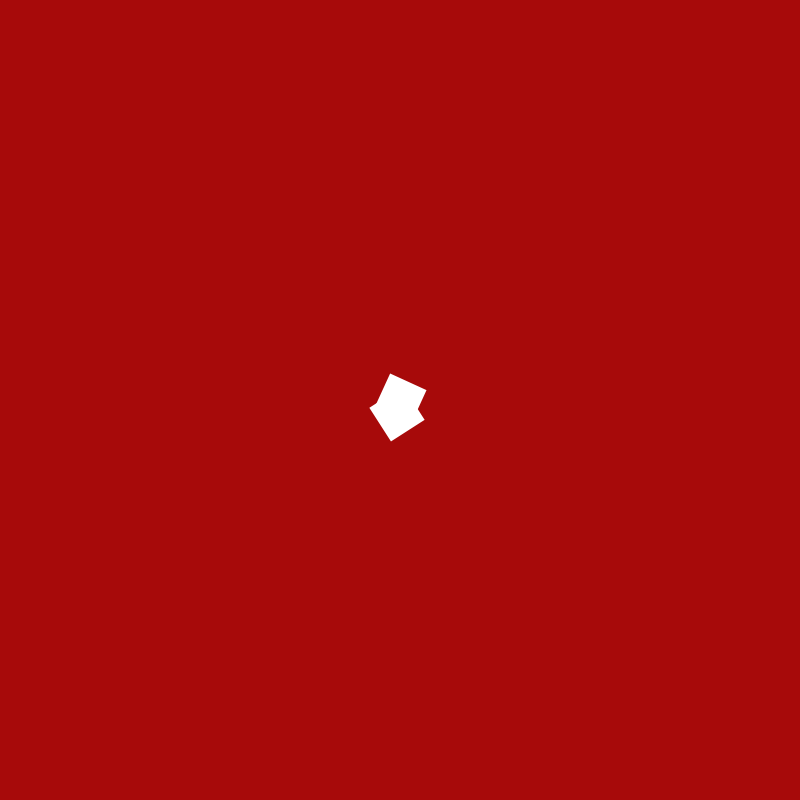
Frame 1 (no input)
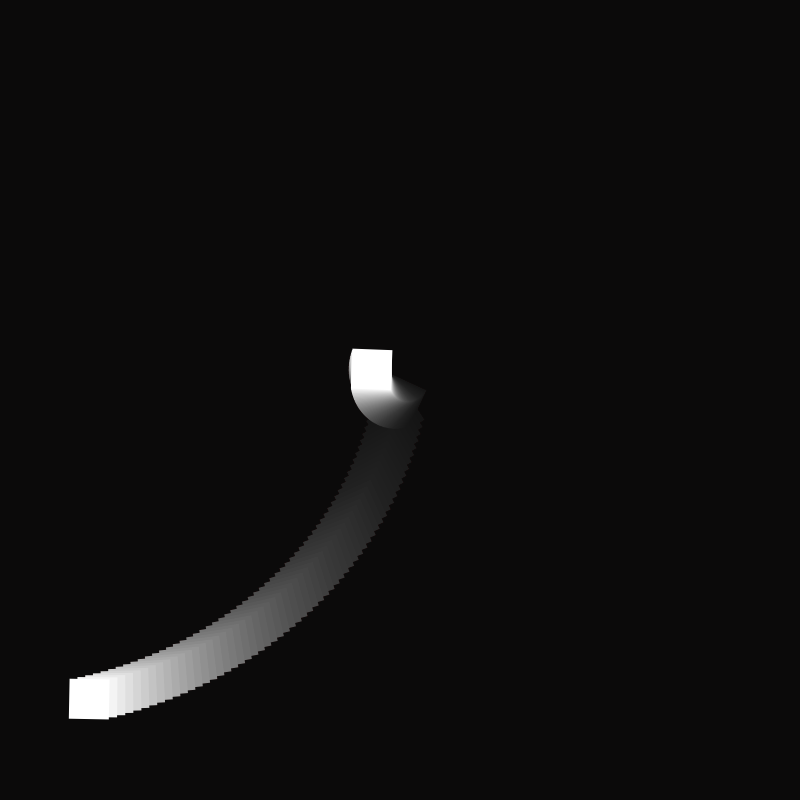
Frame 60 (the mouse pressed at the canvas centre just before this capture)
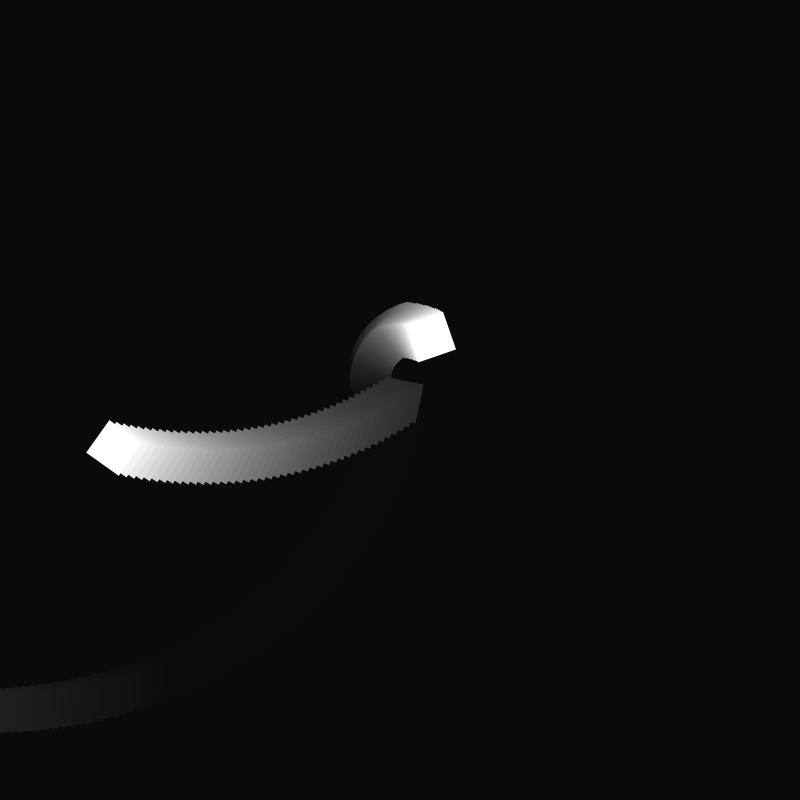
Frame 120 (the mouse held since frame 60 and released just before this capture)

The Processing sketch that drew these frames (run headless with seeded random() and noise(); from frame 60 on, the mouse is pressed at the canvas centre):

// Processing sketch: processing_169740
// ── processing_169740.pde

float recx = 0;
float recy = 0;
float r = 1;
float x = 10;
float y = 10;

void setup() {

  size(800, 800);
  background(175,10,10);
  rectMode(CENTER);
  noStroke();
  smooth();
}

void draw() {

  fill(0,11);
  rect(width/2,height/2, width, height);
  fill(255);
  translate(width / 2, height / 2);
  rotate(r);
  fill(255);
  
  rect(x, y, 40, 40);
  rotate(r);
  rect(recx,recy,40,40);
  //rect(0,y,40,40);
  
  r = r + .01;
  
  x = x+5;
  y = y+5;
  recx = recx+0.5;
  recy = recy +0.5;
  
  if( recx >= 50 || recx >= 50){
   recx = recx-0.1;
  recy = recy-0.1; 
  }
   if( recy >= 50 || recy >= 50){
   recx = recx-0.5;
  recy = recy-0.5; 
  }
  
  if( x>=400 || x<=-400){ 
  x=0;
  y=0;
  }
   if( y>=400 || y<=-400){ 
  x=0;
  y=0;
  }
  
  if( y>=400 || y<=-400){ 
  x=0;
  y=0;
  }
   
 }
